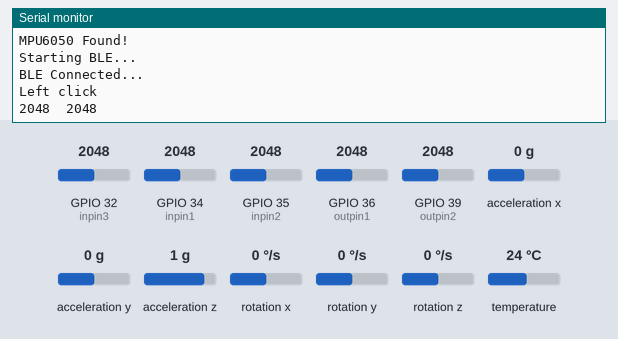
A sketch run on a simulated ESP32. Shown: the last lines printed to the serial monitor. The test bench sets the inputs (shaded band); at power-on: rotation y 0 °/s, GPIO 34 (inpin1) = 2048, rotation z 0 °/s, GPIO 32 (inpin3) = 2048, GPIO 35 (inpin2) = 2048, GPIO 36 (outpin1) = 2048, GPIO 39 (outpin2) = 2048, acceleration x 0 g, acceleration y 0 g, acceleration z 1 g, rotation x 0 °/s, temperature 24 °C. USB keyboard and mouse output is not drawn.

Above: at 1.2 s.
1.3 s: rotation y set to -192 °/s
At 1.9 s:
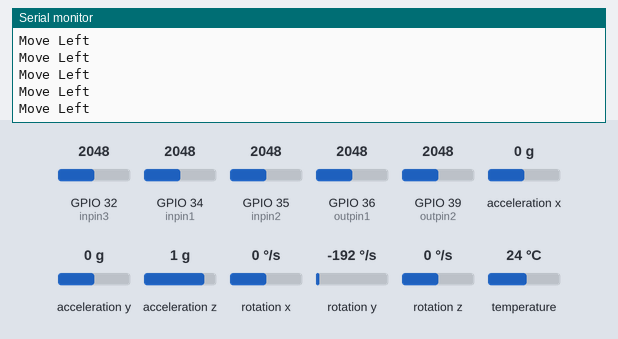
3.2 s: GPIO 34 (inpin1) set to 1228
4.7 s: rotation z set to -192 °/s
At 5.4 s:
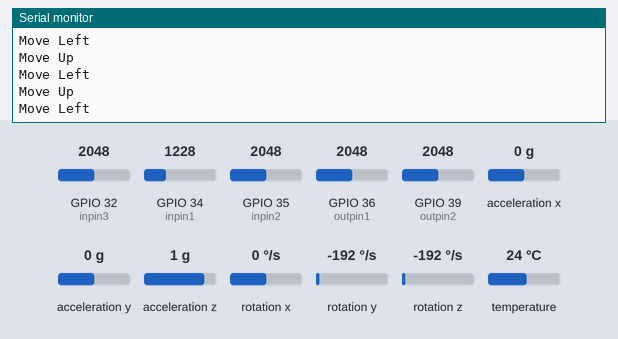

Measured:
- after the input at 1.3 s, the serial monitor: prints a new line at once (image 1)
- after the input at 4.7 s, the serial monitor: prints a new line at once (image 2)

The sketch:

s31_Bluetooth_Finger_Mouse.ino
```cpp
#include <Adafruit_MPU6050.h>
#include <Adafruit_Sensor.h>
#include <Wire.h>
#include <BleMouse.h>

Adafruit_MPU6050 mpu;
BleMouse bleMouse("Hash's Mouse", "Hash_Oak", 100);

int outpin1 = 36;  // Touch output detect pin 1
int outpin2 = 39;  // Touch output detect pin 2
int inpin1 = 34;   // Touch input detect pin 1
int inpin2 = 35;    // Touch input detect pin 2
int inpin3 = 32;    // Touch input detect pin 3

int mt = 500;
int ut = 2500;      // Touch upper threshold value
int lt = 1500;      // Touch lower threshold value
int wt = 100;       // Wait time for next reading
int cf = 15;         // Cursor multipier factor
float st = 1 / cf;  // Sensor movement threshold value

void setup() {
  Serial.begin(115200);

  if (!mpu.begin()) {
    Serial.println("Failed to find MPU6050 chip");
    while (1) delay(10);
  }
  Serial.println("MPU6050 Found!");
  mpu.setAccelerometerRange(MPU6050_RANGE_8_G);
  mpu.setGyroRange(MPU6050_RANGE_500_DEG);
  mpu.setFilterBandwidth(MPU6050_BAND_21_HZ);

  pinMode(outpin1, INPUT);
  pinMode(outpin2, INPUT);
  pinMode(inpin1, INPUT);
  pinMode(inpin2, INPUT);
  pinMode(inpin3, INPUT);

  Serial.println("Starting BLE...");
  bleMouse.begin();
  while (!bleMouse.isConnected()) delay(10);
  Serial.println("BLE Connected...");
}

int o1, o2, i1, i2, i3;

void loop() {
  // delay(wt);
  // cursor();
  // return;
  if (!bleMouse.isConnected()) return;
  o1 = analogRead(outpin1);
  o2 = analogRead(outpin2);
  i1 = analogRead(inpin1);
  i2 = analogRead(inpin2);
  i3 = analogRead(inpin3);
  if (i1 < mt && i2 < mt && i3 < mt) return;
  // Serial.print("rl:0,ru:4096,");
  // Serial.printf("o1:%d,o2:%d,i1:%d,i2:%d,i3:%d\n", o1, o2, i1, i2, i3);
  if (i1 > lt && o1 < ut) {
    Serial.println("Left click");
    Serial.printf("%d\t%d\n", i1, o1);
    bleMouse.press(MOUSE_LEFT);
    delay(wt);
    while (analogRead(inpin1) > lt) cursor();
    bleMouse.release(MOUSE_LEFT);
  } else if (i2 > lt && o1 < ut) {
    Serial.println("Cursor");
    Serial.printf("%d\t%d\n", i2, o1);
    delay(wt);
    while (analogRead(inpin2) > lt) cursor();
  } else if (i3 > lt && o1 < ut) {
    Serial.println("Right click");
    Serial.printf("%d\t%d\n", i3, o1);
    bleMouse.press(MOUSE_RIGHT);
    delay(wt);
    while (analogRead(inpin3) > lt) cursor();
    bleMouse.release(MOUSE_RIGHT);
  } else if (i1 > lt && o2 < ut) {
    Serial.print("Extra 1  ");
    Serial.printf("%d\t%d\n", i1, o2);
    bleMouse.press(MOUSE_BACK);
    delay(wt);
    while (analogRead(inpin1) > lt) cursor();
    bleMouse.release(MOUSE_BACK);
  } else if (i2 > lt && o2 < ut) {
    Serial.print("Extra 2  ");
    Serial.printf("%d\t%d\n", i2, o2);
    bleMouse.press(MOUSE_MIDDLE);
    delay(wt);
    while (analogRead(inpin2) > lt) cursor();
    bleMouse.release(MOUSE_MIDDLE);
  } else if (i3 > lt && o2 < ut) {
    Serial.print("Extra 3  ");
    Serial.printf("%d\t%d\n", i3, o2);
    bleMouse.press(MOUSE_FORWARD);
    delay(wt);
    while (analogRead(inpin3) > lt) cursor();
    bleMouse.release(MOUSE_FORWARD);
  }
}

sensors_event_t a, g, temp;

void cursor() {
  mpu.getEvent(&a, &g, &temp);
  // Serial.print("rl:-10,ru:10,");
  // Serial.printf("acc_x:%f,acc_y:%f,acc_z:%f,gyr_x:%f,gyr_y:%f,gyr_z:%f\n",
  //               a.acceleration.x,a.acceleration.y,a.acceleration.z,
  //               g.gyro.x,g.gyro.y,g.gyro.z);
  if (g.gyro.z < -st) Serial.println("Move Up");
  if (g.gyro.z > st) Serial.println("Move Down");
  if (g.gyro.y < -st) Serial.println("Move Left");
  if (g.gyro.y > st) Serial.println("Move Right");
  bleMouse.move(g.gyro.y * cf, g.gyro.z * cf);
}
```
